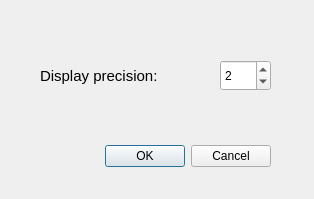
<?xml version="1.0" encoding="UTF-8"?>
<ui version="4.0">
 <class>displayPrecisionSelectionDialog</class>
 <widget class="QDialog" name="displayPrecisionSelectionDialog">
  <property name="geometry">
   <rect>
    <x>0</x>
    <y>0</y>
    <width>314</width>
    <height>199</height>
   </rect>
  </property>
  <property name="windowTitle">
   <string>Display precision</string>
  </property>
  <widget class="QDialogButtonBox" name="bb_precisitionSelection">
   <property name="geometry">
    <rect>
     <x>-70</x>
     <y>140</y>
     <width>341</width>
     <height>32</height>
    </rect>
   </property>
   <property name="orientation">
    <enum>Qt::Horizontal</enum>
   </property>
   <property name="standardButtons">
    <set>QDialogButtonBox::Cancel|QDialogButtonBox::Ok</set>
   </property>
  </widget>
  <widget class="QLabel" name="la_displayPrecision">
   <property name="geometry">
    <rect>
     <x>40</x>
     <y>40</y>
     <width>181</width>
     <height>71</height>
    </rect>
   </property>
   <property name="font">
    <font>
     <pointsize>11</pointsize>
    </font>
   </property>
   <property name="text">
    <string>Display precision:</string>
   </property>
  </widget>
  <widget class="QSpinBox" name="sb_displayPrecision">
   <property name="geometry">
    <rect>
     <x>220</x>
     <y>60</y>
     <width>51</width>
     <height>31</height>
    </rect>
   </property>
   <property name="minimum">
    <number>1</number>
   </property>
   <property name="value">
    <number>2</number>
   </property>
  </widget>
 </widget>
 <resources/>
 <connections>
  <connection>
   <sender>bb_precisitionSelection</sender>
   <signal>accepted()</signal>
   <receiver>displayPrecisionSelectionDialog</receiver>
   <slot>accept()</slot>
   <hints>
    <hint type="sourcelabel">
     <x>248</x>
     <y>254</y>
    </hint>
    <hint type="destinationlabel">
     <x>157</x>
     <y>274</y>
    </hint>
   </hints>
  </connection>
  <connection>
   <sender>bb_precisitionSelection</sender>
   <signal>rejected()</signal>
   <receiver>displayPrecisionSelectionDialog</receiver>
   <slot>reject()</slot>
   <hints>
    <hint type="sourcelabel">
     <x>316</x>
     <y>260</y>
    </hint>
    <hint type="destinationlabel">
     <x>286</x>
     <y>274</y>
    </hint>
   </hints>
  </connection>
 </connections>
</ui>
